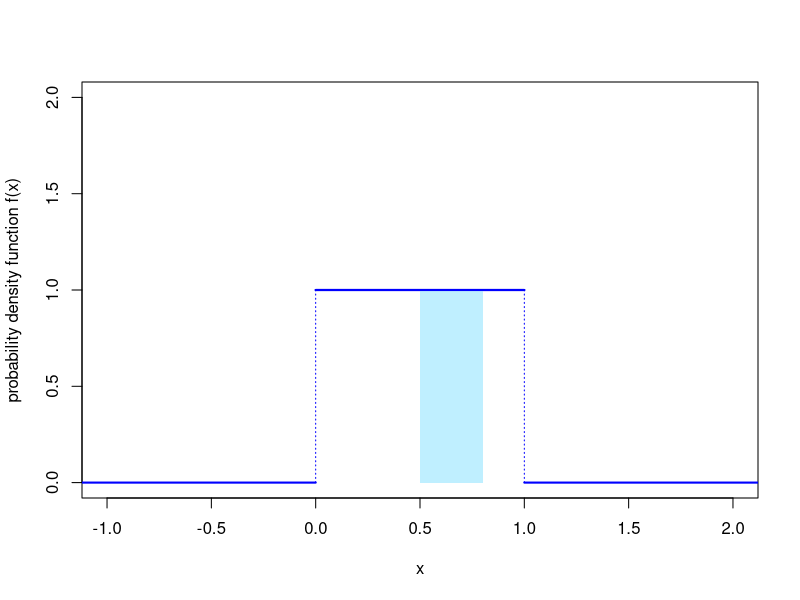
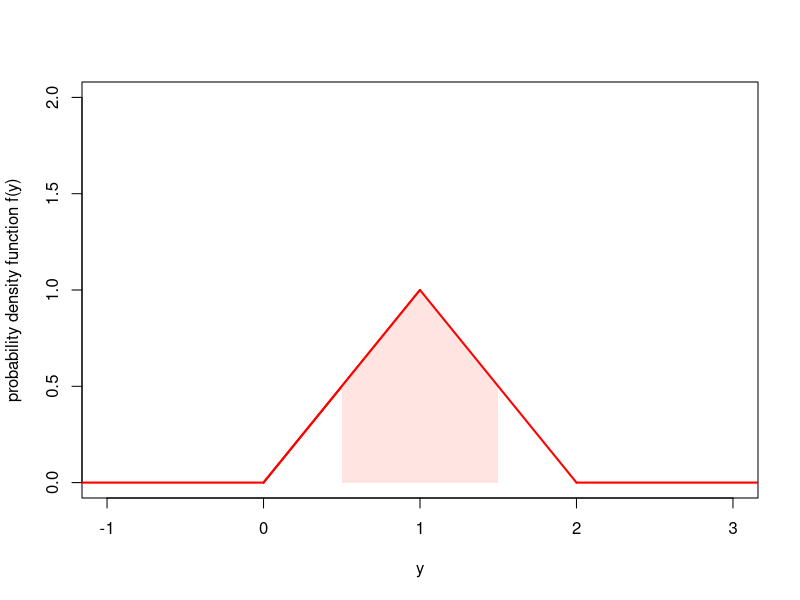
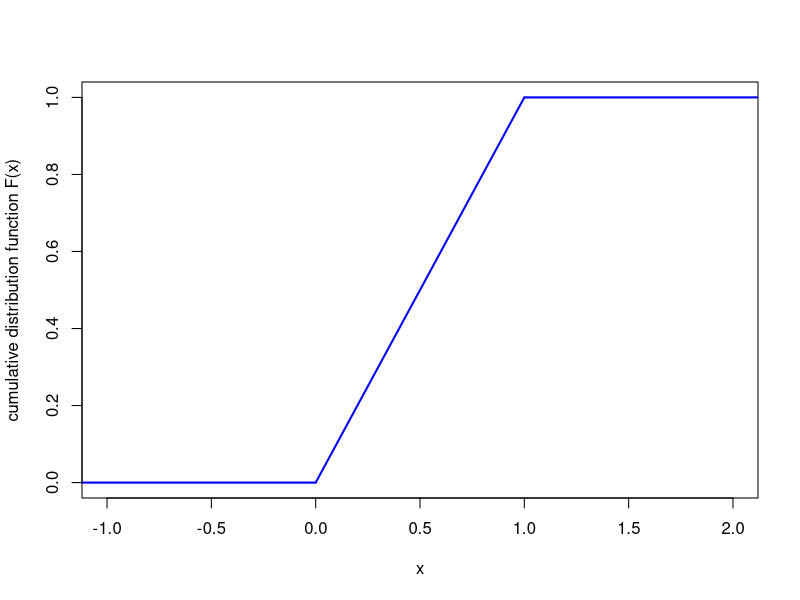
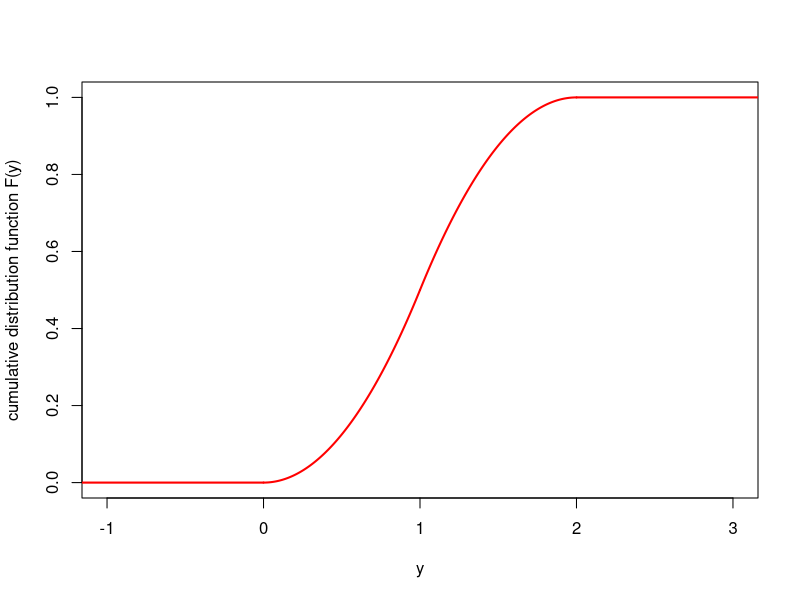
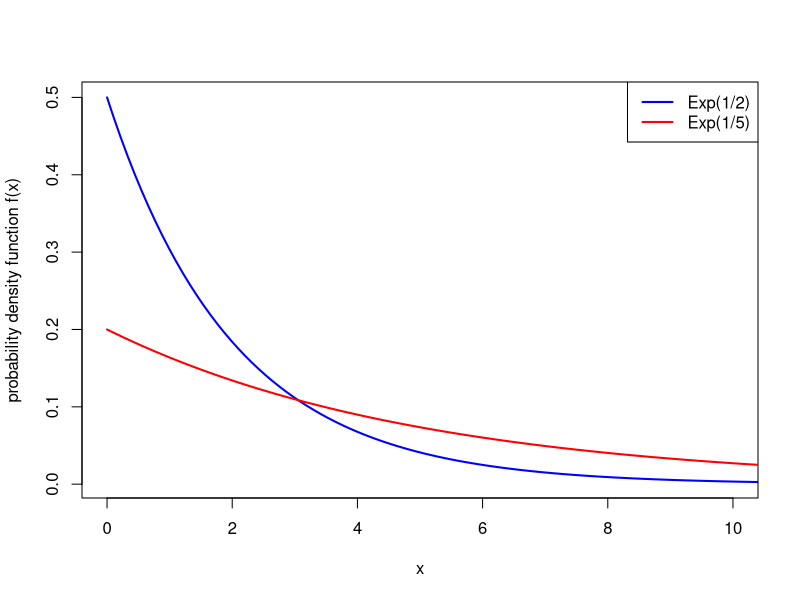

Generate these figures, in order, with R:
## ---- chunk 1
curve(x-x+1, from = 0, to = 1,
      lwd = 2, col = "blue", xlim = c(-1,2), ylim = c(0,2),
      xlab = "x", ylab = "probability density function f(x)"
)
curve(x - x, from = -1.5, to = 0, lwd = 2, col = "blue", add = TRUE)
curve(x - x, from = 1,  to = 2.5, lwd = 2, col = "blue", add = TRUE)
segments(0, 0, 0, 1, lwd = 1, col = "blue", lty = 3)
segments(1, 0, 1, 1, lwd = 1, col = "blue", lty = 3)
polygon(c(0.5, 0.5, 0.8, 0.8), c(0, 1, 1, 0), col = "lightblue1", border = NA)
curve(x-x+1, from = 0, to = 1, lwd = 2, col = "blue", add = TRUE)
## ---- chunk 2
curve(x+1-1, from = 0, to = 1,
      lwd = 2, col = "red", xlim = c(-1,3), ylim = c(0,2),
      xlab = "y", ylab = "probability density function f(y)"
)
polygon(c(0.5, 0.5, 1, 1.5, 1.5), c(0, 0.5, 1, 0.5, 0), col = "mistyrose", border = NA)
curve(x+1-1, from = 0, to = 1, lwd = 2, col = "red", add = TRUE)
curve(2 - x, from = 1, to = 2, lwd = 2, col = "red", add = TRUE)
curve(x - x, from = -1.5, to = 0, lwd = 2, col = "red", add = TRUE)
curve(x - x, from = 2,  to = 3.5, lwd = 2, col = "red", add = TRUE)

## ---- chunk 3
curve(x + 1 - 1, from = 0, to = 1,
      lwd = 2, col = "blue", xlim = c(-1,2), ylim = c(0,1),
      xlab = "x", ylab = "cumulative distribution function F(x)"
)
curve(x - x, from = -1.5, to = 0, lwd = 2, col = "blue", add = TRUE)
curve(x - x + 1, from = 1,  to = 2.5, lwd = 2, col = "blue", add = TRUE)
## ---- chunk 4
curve(x^2/2+1-1, from = 0, to = 1,
      lwd = 2, col = "red", xlim = c(-1,3), ylim = c(0,1),
      xlab = "y", ylab = "cumulative distribution function F(y)"
)
curve(2*x - 1 - x^2/2, from = 1, to = 2, lwd = 2, col = "red", add = TRUE)
curve(x - x, from = -1.5, to = 0, lwd = 2, col = "red", add = TRUE)
curve(x - x+1, from = 2,  to = 3.5, lwd = 2, col = "red", add = TRUE)
## ---- chunk 5
curve(dexp(x, 0.5), type = "l", lwd = 2, col = "blue", from = 0, to = 11, xlim = c(0,10),  xlab = "x", ylab = "probability density function f(x)")
curve(dexp(x, 0.2), type = "l", lwd = 2, from = 0, to = 11, col = "red", add = TRUE)
legend("topright", c("Exp(1/2)", "Exp(1/5)"), col = c("blue", "red"), lwd = 2)
